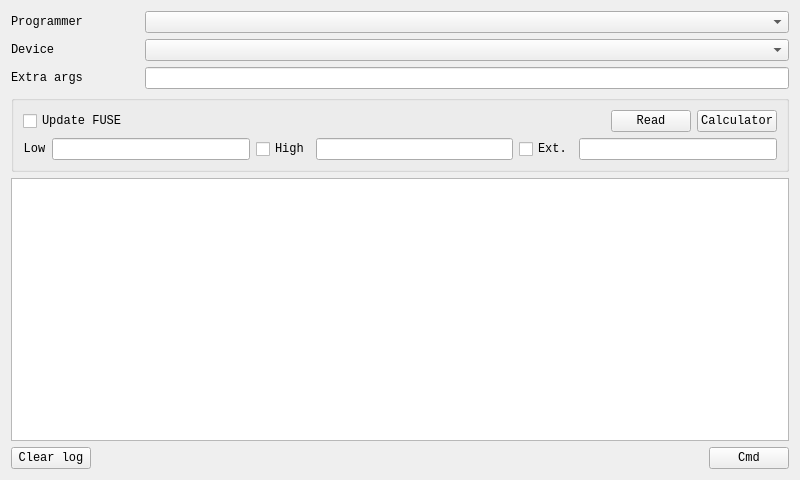
<?xml version="1.0" encoding="UTF-8"?>
<ui version="4.0">
 <class>Widget</class>
 <widget class="QWidget" name="Widget">
  <property name="geometry">
   <rect>
    <x>0</x>
    <y>0</y>
    <width>800</width>
    <height>480</height>
   </rect>
  </property>
  <property name="font">
   <font>
    <family>Consolas</family>
    <pointsize>9</pointsize>
   </font>
  </property>
  <property name="windowTitle">
   <string>Avrdude front-end</string>
  </property>
  <layout class="QVBoxLayout" name="verticalLayout_2">
   <item>
    <layout class="QGridLayout" name="gridLayout">
     <item row="0" column="0">
      <widget class="QLabel" name="label">
       <property name="minimumSize">
        <size>
         <width>128</width>
         <height>0</height>
        </size>
       </property>
       <property name="maximumSize">
        <size>
         <width>128</width>
         <height>16777215</height>
        </size>
       </property>
       <property name="text">
        <string>Programmer</string>
       </property>
      </widget>
     </item>
     <item row="0" column="1">
      <widget class="QComboBox" name="comboBox_programmer"/>
     </item>
     <item row="1" column="0">
      <widget class="QLabel" name="label_2">
       <property name="minimumSize">
        <size>
         <width>128</width>
         <height>0</height>
        </size>
       </property>
       <property name="maximumSize">
        <size>
         <width>128</width>
         <height>16777215</height>
        </size>
       </property>
       <property name="text">
        <string>Device</string>
       </property>
      </widget>
     </item>
     <item row="1" column="1">
      <widget class="QComboBox" name="comboBox_device"/>
     </item>
     <item row="2" column="0">
      <widget class="QLabel" name="label_3">
       <property name="minimumSize">
        <size>
         <width>128</width>
         <height>0</height>
        </size>
       </property>
       <property name="maximumSize">
        <size>
         <width>128</width>
         <height>16777215</height>
        </size>
       </property>
       <property name="text">
        <string>Extra args</string>
       </property>
      </widget>
     </item>
     <item row="2" column="1">
      <widget class="QLineEdit" name="lineEdit_arguments"/>
     </item>
    </layout>
   </item>
   <item>
    <widget class="QGroupBox" name="groupbox_fuse">
     <layout class="QVBoxLayout" name="verticalLayout">
      <property name="leftMargin">
       <number>9</number>
      </property>
      <property name="topMargin">
       <number>9</number>
      </property>
      <property name="rightMargin">
       <number>9</number>
      </property>
      <property name="bottomMargin">
       <number>9</number>
      </property>
      <item>
       <layout class="QHBoxLayout" name="horizontalLayout" stretch="1,0,0">
        <item>
         <widget class="QCheckBox" name="checkBox_do_fuse">
          <property name="text">
           <string>Update FUSE</string>
          </property>
         </widget>
        </item>
        <item>
         <widget class="QPushButton" name="pushButton_read">
          <property name="text">
           <string>Read</string>
          </property>
         </widget>
        </item>
        <item>
         <widget class="QPushButton" name="pushButton_calc">
          <property name="text">
           <string>Calculator</string>
          </property>
         </widget>
        </item>
       </layout>
      </item>
      <item>
       <widget class="QWidget" name="widget_fuse" native="true">
        <layout class="QHBoxLayout" name="horizontalLayout_2">
         <property name="leftMargin">
          <number>0</number>
         </property>
         <property name="topMargin">
          <number>0</number>
         </property>
         <property name="rightMargin">
          <number>0</number>
         </property>
         <property name="bottomMargin">
          <number>0</number>
         </property>
         <item>
          <widget class="QLabel" name="label_5">
           <property name="text">
            <string>Low</string>
           </property>
           <property name="alignment">
            <set>Qt::AlignCenter</set>
           </property>
          </widget>
         </item>
         <item>
          <widget class="QLineEdit" name="lineEdit_lfuse">
           <property name="text">
            <string/>
           </property>
           <property name="maxLength">
            <number>2</number>
           </property>
           <property name="alignment">
            <set>Qt::AlignCenter</set>
           </property>
          </widget>
         </item>
         <item>
          <widget class="QCheckBox" name="checkBox_hfuse">
           <property name="text">
            <string>High</string>
           </property>
          </widget>
         </item>
         <item>
          <widget class="QLineEdit" name="lineEdit_hfuse">
           <property name="text">
            <string/>
           </property>
           <property name="maxLength">
            <number>2</number>
           </property>
           <property name="alignment">
            <set>Qt::AlignCenter</set>
           </property>
          </widget>
         </item>
         <item>
          <widget class="QCheckBox" name="checkBox_efuse">
           <property name="text">
            <string>Ext.</string>
           </property>
          </widget>
         </item>
         <item>
          <widget class="QLineEdit" name="lineEdit_efuse">
           <property name="enabled">
            <bool>true</bool>
           </property>
           <property name="text">
            <string/>
           </property>
           <property name="maxLength">
            <number>2</number>
           </property>
           <property name="alignment">
            <set>Qt::AlignCenter</set>
           </property>
          </widget>
         </item>
        </layout>
       </widget>
      </item>
     </layout>
    </widget>
   </item>
   <item>
    <widget class="QTextBrowser" name="textBrowser"/>
   </item>
   <item>
    <layout class="QHBoxLayout" name="horizontalLayout_4">
     <item>
      <widget class="QPushButton" name="pushButton_clear_log">
       <property name="text">
        <string>Clear log</string>
       </property>
      </widget>
     </item>
     <item>
      <spacer name="horizontalSpacer">
       <property name="orientation">
        <enum>Qt::Horizontal</enum>
       </property>
       <property name="sizeHint" stdset="0">
        <size>
         <width>40</width>
         <height>20</height>
        </size>
       </property>
      </spacer>
     </item>
     <item>
      <widget class="QPushButton" name="pushButton_cmd">
       <property name="text">
        <string>Cmd</string>
       </property>
      </widget>
     </item>
    </layout>
   </item>
  </layout>
 </widget>
 <layoutdefault spacing="6" margin="11"/>
 <tabstops>
  <tabstop>comboBox_programmer</tabstop>
  <tabstop>comboBox_device</tabstop>
  <tabstop>lineEdit_arguments</tabstop>
  <tabstop>checkBox_do_fuse</tabstop>
  <tabstop>pushButton_read</tabstop>
  <tabstop>pushButton_calc</tabstop>
  <tabstop>lineEdit_lfuse</tabstop>
  <tabstop>checkBox_hfuse</tabstop>
  <tabstop>lineEdit_hfuse</tabstop>
  <tabstop>checkBox_efuse</tabstop>
  <tabstop>lineEdit_efuse</tabstop>
  <tabstop>textBrowser</tabstop>
  <tabstop>pushButton_clear_log</tabstop>
  <tabstop>pushButton_cmd</tabstop>
 </tabstops>
 <resources/>
 <connections>
  <connection>
   <sender>pushButton_clear_log</sender>
   <signal>clicked()</signal>
   <receiver>textBrowser</receiver>
   <slot>clear()</slot>
   <hints>
    <hint type="sourcelabel">
     <x>76</x>
     <y>446</y>
    </hint>
    <hint type="destinationlabel">
     <x>177</x>
     <y>314</y>
    </hint>
   </hints>
  </connection>
 </connections>
</ui>
